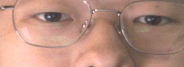
#> input picture models/dataset/open/open_0003.bmp, 184 x 67 px; its folder holds only this picture in this run
$ python sym_axis2.py
#> lines starting #> are read from the running program, lines starting #| are printed output that depends on the picture
"""Average the horizontal-gradient image and find its axis of symmetry.

Two fixes over the first attempt:

  * edges, not brightness - the lighting falls off to one side of the frame
    (a window is behind you, not a studio light), and that gradient is not
    symmetric, so fitting brightness alone just finds the lamp
  * a fixed-width comparison window - the first version used
    min(x, w-1-x), which shrinks near the edges and made those positions
    look artificially well matched, pinning the answer to the search bound

Only rows below the eyes go in, because the eyes are the asymmetric part in
the left and right classes.
"""
import glob

import numpy as np
from PIL import Image

SZ = (192, 72)
LOWER = 0.65


def average_grad(pat, n=250):
#> called with pat = '../open/open_*.bmp', n = 250
    fs = sorted(glob.glob(pat))[:n]
    acc = None
    for f in fs:
        a = np.asarray(Image.open(f).convert("L").resize(SZ, Image.BILINEAR),
                       dtype=np.float32)
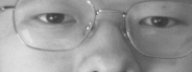
#> a: shape (72, 192) float32; min 52, max 227, mean 152
        g = np.abs(np.diff(a, axis=1))          # one column narrower
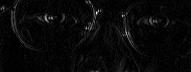
#> g: shape (72, 191) float32; min 0, max 89, mean 3.2; drawn with min black and max white
        acc = g if acc is None else acc + g
    return acc / len(fs)


def symmetry_axis(m):
    h, w = m.shape
#> h = 72; w = 191
    lo = m[int(h * LOWER):]
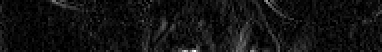
#> lo: shape (26, 191) float32 (shown 2 times larger); min 0, max 33, mean 2.3; drawn with min black and max white
    half = w // 3
#> half = 63
    cen = (w - 1) / 2.0
#> cen = 95
    best, bx = 1e18, int(cen)
#> best = 1e+18; bx = 95
    for x in range(half, w - half):
        left = lo[:, x - half:x][:, ::-1]
        right = lo[:, x:x + half]
        d = float(np.abs(left - right).mean())
        if d < best:
            best, bx = d, x
#> this loop made 65 passes
#> (d, best) on passes 1, 20, 35, 36, 37, 44, 47, 58, 59: (2.45, 2.45), (2.44, 2.44), (2.39, 2.39), (2.39, 2.39), (2.32, 2.32), (2.28, 2.28), (2.21, 2.21), (2.2, 2.2), (2.2, 2.2)
#> d on passes 2 to 7: 2.53, 2.55, 2.54, 2.6, 2.57, 2.58
#> pass 1, in symmetry_axis, `left = lo[:, x - half:x][:, ::-1]`:
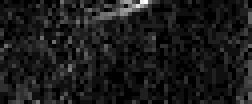
#> left: shape (26, 63) float32 (shown 4 times larger); min 0, max 16, mean 1.67; drawn with min black and max white
#> pass 1, in symmetry_axis, `right = lo[:, x:x + half]`:
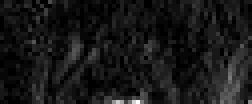
#> right: shape (26, 63) float32 (shown 4 times larger); min 0, max 33, mean 3.1; drawn with min black and max white
#> pass 2, in symmetry_axis, `left = lo[:, x - half:x][:, ::-1]`:
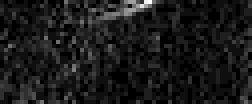
#> left: shape (26, 63) float32 (shown 4 times larger); min 0, max 16, mean 1.64; drawn with min black and max white
#> pass 2, in symmetry_axis, `right = lo[:, x:x + half]`:
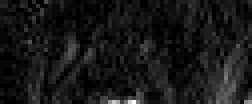
#> right: shape (26, 63) float32 (shown 4 times larger); min 0, max 33, mean 3.1; drawn with min black and max white
#> after the loop, best = 2.2; bx = 121
    return (bx - cen) / w, best, bx, w


print("对称轴偏移（正 = 中线偏右），梯度图 + 固定窗口")
print()
res = {}
for name, pat in (("open 对照", "../open/open_*.bmp"),
                  ("closed 对照", "../close/closed_*.bmp"),
                  ("left", "left_*.bmp")):
    fs = glob.glob(pat)
    if not fs:
        continue
    off, err, bx, w = symmetry_axis(average_grad(pat))
#> off = 0.136; err = 2.2; bx = 121; w = 191
    res[name] = off
    print("  %-12s n=%3d   偏移 %+.4f   残差 %.3f   (轴在列 %d/%d)"
          % (name, min(len(fs), 250), off, err, bx, w))
#|   open 对照      n=  1   偏移 +0.1361   残差 2.203   (轴在列 121/191)

print()
base = None
for k in res:
    if k.startswith("open"):
        base = res[k]
#> this loop made 1 pass
#> (k, base) on pass 1: ('open 对照', 0.136)
if base is not None:
    print("  以 open（头正）为基准：")
    for k in ("closed 对照", "left"):
        if k in res:
            d = res[k] - base
            print("    %-12s %+.4f   = %.1f%% 图宽   ≈ %.1f 度（按脸宽 ~1.6 倍图宽估）"
                  % (k, d, d * 100, abs(d) * 100 / 1.6))
